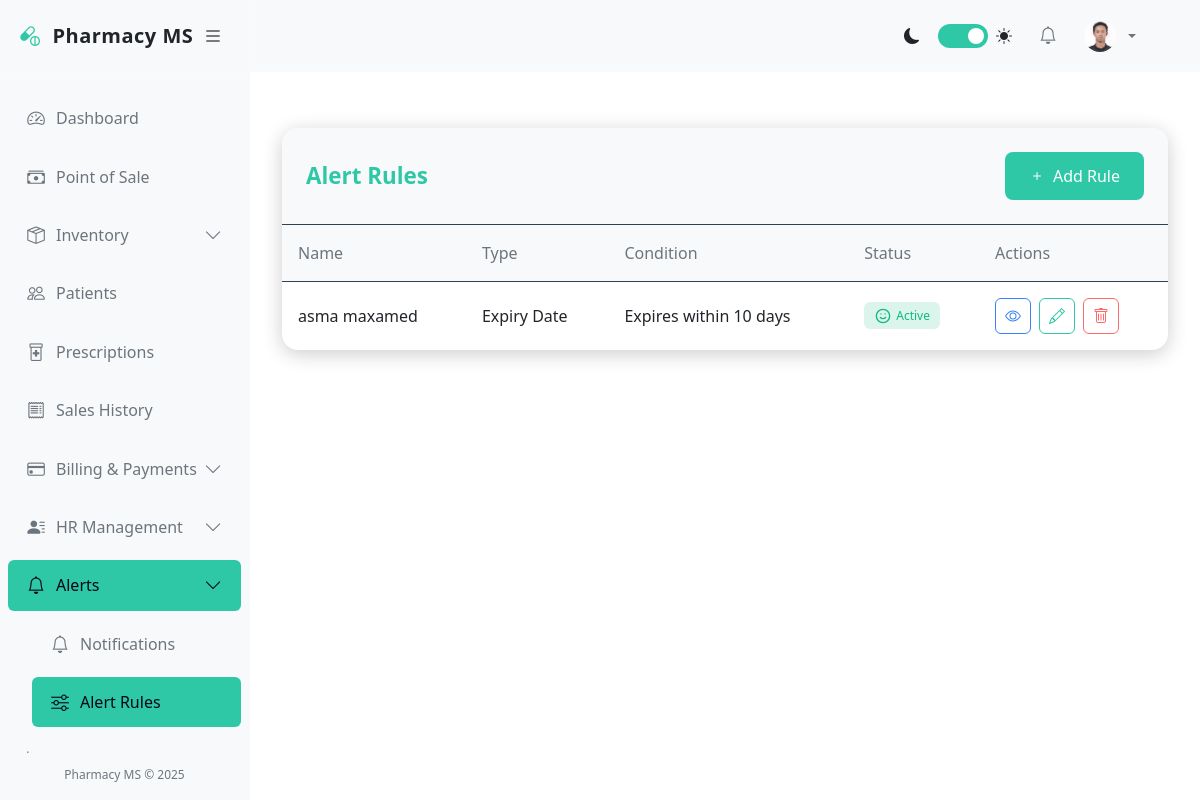
Screenshot of /pharmacy/alerts/rules/ (signed in) with the database file from the repository.
### accounts/models.py (models this page shows, shortened)
class User(AbstractUser):
    GENDER_CHOICES = (
        ('M', 'Male'),
        ('F', 'Female'),
        ('O', 'Other'),
    )
    ROLES = (
        ('admin', 'Administrator'),
        ('pharmacist', 'Pharmacist'),
        ('cashier', 'Cashier'),
        ('manager', 'Manager'),
        ('staff', 'Staff'),
    )
    role = models.CharField(max_length=20, choices=ROLES, default='staff')
    gender = models.CharField(max_length=1, choices=GENDER_CHOICES, blank=True, null=True)
    phone = models.CharField(max_length=20, blank=True, null=True)
    address = models.TextField(blank=True, null=True)
    date_of_birth = models.DateField(blank=True, null=True)
    hire_date = models.DateField(blank=True, null=True)
    profile_picture = models.ImageField(upload_to='profile_pics/', blank=True, null=True)
    is_active = models.BooleanField(default=True)

### pharmacy/models.py (models this page shows, shortened)
class AlertRule(models.Model):
    ALERT_TYPES = (
        ('low_stock', 'Low Stock'),
        ('expiry', 'Expiry Date'),
        ('refill', 'Prescription Refill'),
        ('custom', 'Custom Alert'),
    )
    CONDITION_CHOICES = (
        ('lt', 'Less Than'),
        ('lte', 'Less Than or Equal'),
        ('gt', 'Greater Than'),
        ('gte', 'Greater Than or Equal'),
        ('eq', 'Equal To'),
    )
    name = models.CharField(max_length=100)
    alert_type = models.CharField(max_length=20, choices=ALERT_TYPES)
    condition = models.CharField(max_length=10, choices=CONDITION_CHOICES, blank=True, null=True)
    threshold = models.IntegerField(blank=True, null=True)
    days_before = models.IntegerField(blank=True, null=True, help_text="Days before expiry to alert")
    product = models.ForeignKey(Product, on_delete=models.CASCADE, blank=True, null=True)
    is_active = models.BooleanField(default=True)
    recipients = models.ManyToManyField(User, related_name='alert_rules')
    parameters = models.JSONField(blank=True, null=True)
    created_at = models.DateTimeField(auto_now_add=True)
    updated_at = models.DateTimeField(auto_now=True)
    def get_alert_condition(self):
        if self.alert_type == 'low_stock':
            return f"Stock {self.get_condition_display()} {self.threshold}"
        elif self.alert_type == 'expiry':
            return f"Expires within {self.days_before} days"
        return "Custom condition"

### pharmacy/views.py (the view)
# urls.py: path('alerts/rules/', views.alert_rules, name='alert_rules'),
@login_required
def alert_rules(request):
    rules = AlertRule.objects.all()
    return render(request, 'pharmacy/alerts/alert_rules.html', {'alert_rules': rules})

### pharmacy/templates/pharmacy/alerts/alert_rules.html (shortened to what this page needs)
{% extends "base.html" %}
{% block content %}
<div class="alert-rules-container">
    <div class="alert-rules-header">
        <h1 class="alert-rules-title">Alert Rules</h1>
        <a href="{% url 'alert_rule_create' %}" class="btn btn-primary">
            <svg xmlns="http://www.w3.org/2000/svg" width="16" height="16" fill="currentColor" viewBox="0 0 16 16">
                <path d="M8 4a.5.5 0 0 1 .5.5v3h3a.5.5 0 0 1 0 1h-3v3a.5.5 0 0 1-1 0v-3h-3a.5.5 0 0 1 0-1h3v-3A.5.5 0 0 1 8 4z"/>
            </svg>
            Add Rule
        </a>
    </div>
    <div class="table-responsive">
        {% if alert_rules %}
        <table class="alert-rules-table">
            <thead>
                <tr>
                    <th>Name</th>
                    <th>Type</th>
                    <th>Condition</th>
                    <th>Status</th>
                    <th>Actions</th>
                </tr>
            </thead>
            <tbody>
                {% for rule in alert_rules %}
                <tr>
                    <td>{{ rule.name }}</td>
                    <td>{{ rule.get_alert_type_display }}</td>
                    <td>{{ rule.get_alert_condition }}</td>
                    <td>
                        {% if rule.is_active %}
                        <span class="badge badge-success">
                            Active
                        </span>
                        {% endif %}
                    </td>
                    <td class="table-actions">
                        <a href="{% url 'alert_rule_detail' rule.pk %}" class="btn btn-sm1 btn-outline-info" title="View">
                        </a>
                        <a href="{% url 'alert_rule_update' rule.pk %}" class="btn btn-sm1 btn-outline-primary" title="Edit">
                        </a>
                        <a href="{% url 'alert_rule_delete' rule.pk %}" class="btn btn-sm1 btn-outline-danger" title="Delete">
                        </a>
                    </td>
                </tr>
                {% endfor %}
            </tbody>
        </table>
        {% endif %}
    </div>
</div>
{% endblock %}

### pharmacy/templates/base.html (shortened to what this page needs)
<!DOCTYPE html>
<html lang="en">
<head>
    <link href="https://cdn.jsdelivr.net/npm/bootstrap@5.3.0/dist/css/bootstrap.min.css" rel="stylesheet">
    <link rel="stylesheet" href="https://cdn.jsdelivr.net/npm/bootstrap-icons@1.10.0/font/bootstrap-icons.css">
</head>
<body>
    <div class="d-flex">
        <div class="sidebar" id="sidebar">
            <div class="sidebar-header">
                <a href="{% url 'dashboard' %}" class="sidebar-brand">
                    <i class="bi bi-capsule-pill sidebar-brand-icon"></i>
                    <span id="sidebar-title">Pharmacy MS</span>
                </a>
                <button class="toggle-btn" id="toggle-sidebar">
                    <i class="bi bi-list"></i>
                </button>
            </div>
            <div class="px-2 py-3" style="height: calc(100% - 120px); overflow-y: auto;">
                <ul class="nav flex-column">
                    <li class="nav-item">
                        <a class="nav-link {% if request.resolver_match.url_name == 'dashboard' %}active{% endif %}"
                            href="{% url 'dashboard' %}">
                            <i class="bi bi-speedometer2"></i>
                            <span class="nav-link-text ms-2">Dashboard</span>
                        </a>
                    </li>
                    <li class="nav-item">
                        <a class="nav-link {% if 'pos' in request.resolver_match.url_name %}active{% endif %}"
                            href="{% url 'pos' %}">
                            <i class="bi bi-cash-stack"></i>
                            <span class="nav-link-text ms-2">Point of Sale</span>
                        </a>
                    </li>
                    <li class="nav-item">
                        <a class="nav-link "
                            data-bs-toggle="collapse" href="#inventoryCollapse">
                            <i class="bi bi-box-seam"></i>
                            <span class="nav-link-text ms-2">Inventory</span>
                            <i class="bi bi-chevron-down collapse-icon ms-auto"></i>
                        </a>
                    </li>
                    <li class="nav-item">
                        <a class="nav-link {% if 'patient' in request.resolver_match.url_name %}active{% endif %}"
                            href="{% url 'patient_list' %}">
                            <i class="bi bi-people"></i>
                            <span class="nav-link-text ms-2">Patients</span>
                        </a>
                    </li>
                    <li class="nav-item">
                        <a class="nav-link {% if 'prescription' in request.resolver_match.url_name %}active{% endif %}"
                            href="{% url 'prescription_list' %}">
                            <i class="bi bi-prescription2"></i>
                            <span class="nav-link-text ms-2">Prescriptions</span>
                        </a>
                    </li>
                    <li class="nav-item">
                        <a class="nav-link {% if 'sale' in request.resolver_match.url_name and 'pos' not in request.resolver_match.url_name %}active{% endif %}"
                            href="{% url 'sale_list' %}">
                            <i class="bi bi-receipt"></i>
                            <span class="nav-link-text ms-2">Sales History</span>
                        </a>
                    </li>
                    <li class="nav-item">
                        <a class="nav-link {% if 'billing' in request.resolver_match.url_name or 'payment' in request.resolver_match.url_name %}active{% endif %}"
                            data-bs-toggle="collapse" href="#billingCollapse">
                            <i class="bi bi-credit-card"></i>
                            <span class="nav-link-text ms-2">Billing & Payments</span>
                            <i class="bi bi-chevron-down collapse-icon ms-auto"></i>
                        </a>
                    </li>
                    <li class="nav-item">
                        <a class="nav-link {% if 'user' in request.resolver_match.url_name or 'attendance' in request.resolver_match.url_name or 'payroll' in request.resolver_match.url_name %}active{% endif %}"
                            data-bs-toggle="collapse" href="#hrCollapse">
                            <i class="bi bi-person-lines-fill"></i>
                            <span class="nav-link-text ms-2">HR Management</span>
                            <i class="bi bi-chevron-down collapse-icon ms-auto"></i>
                        </a>
                    </li>
                    <li class="nav-item">
                        <a class="nav-link {% if 'notification' in request.resolver_match.url_name or 'alert_rule' in request.resolver_match.url_name %}active{% endif %}"
                            data-bs-toggle="collapse" href="#alertsCollapse">
                            <i class="bi bi-bell"></i>
                            <span class="nav-link-text ms-2">Alerts</span>
                            <i class="bi bi-chevron-down collapse-icon ms-auto"></i>
                        </a>
                        <div class="collapse {% if 'notification' in request.resolver_match.url_name or 'alert_rule' in request.resolver_match.url_name %}show{% endif %}"
                            id="alertsCollapse">
                            <ul class="nav flex-column ps-4">
                                <li class="nav-item">
                                    <a class="nav-link {% if 'notification' in request.resolver_match.url_name %}active{% endif %}"
                                        href="{% url 'notification_list' %}">
                                        <i class="bi bi-bell"></i>
                                        <span class="nav-link-text ms-2">Notifications</span>
                                    </a>
                                </li>
                                <li class="nav-item">
                                    <a class="nav-link {% if 'alert_rule' in request.resolver_match.url_name %}active{% endif %}"
                                        href="{% url 'alert_rules' %}">
                                        <i class="bi bi-sliders"></i>
                                        <span class="nav-link-text ms-2">Alert Rules</span>
                                    </a>
                                </li>
                            </ul>
                        </div>
                    </li>
                    <li class="nav-item">
                        <a class="nav-link {% if 'report' in request.resolver_match.url_name %}active{% endif %}"
                            data-bs-toggle="collapse" href="#reportsCollapse">
                            <i class="bi bi-graph-up"></i>
                            <span class="nav-link-text ms-2">Reports</span>
                            <i class="bi bi-chevron-down collapse-icon ms-auto"></i>
                        </a>
                    </li>
                </ul>
            </div>
            <div class="sidebar-footer">
                Pharmacy MS &copy; 2025
            </div>
        </div>
        <div class="main-content flex-grow-1" id="main-content">
            <nav class="navbar navbar-expand-lg navbar-light bg-light border-bottom">
                <div class="container-fluid">
                    <div class="collapse navbar-collapse" id="navbarSupportedContent">
                        <ul class="navbar-nav ms-auto align-items-center">
                            <li class="nav-item me-3">
                                <div class="d-flex align-items-center">
                                    <i class="bi bi-moon-fill me-2"></i>
                                    <label class="theme-switch">
                                        <span class="slider"></span>
                                    </label>
                                    <i class="bi bi-sun-fill ms-2"></i>
                                </div>
                            </li>
                            <li class="nav-item dropdown me-2">
                                <a class="nav-link position-relative" href="#" id="notificationsDropdown" role="button"
                                    data-bs-toggle="dropdown">
                                    <i class="bi bi-bell"></i>
                                </a>
                            </li>
                            <li class="nav-item dropdown">
                                <a class="nav-link dropdown-toggle d-flex align-items-center" href="#" id="userDropdown"
                                    role="button" data-bs-toggle="dropdown">
                                    {% if user.profile_picture %}
                                    <img src="{{ user.profile_picture.url }}" class="rounded-circle me-2" width="32"
                                        height="32" alt="Profile">
                                    {% else %}
                                    <i class="bi bi-person-circle me-2"></i>
                                    {% endif %}
                                </a>
                            </li>
                        </ul>
                    </div>
                </div>
            </nav>
            <div class="container-fluid py-4">
                {% block content %}{% endblock %}
            </div>
        </div>
    </div>
</body>
</html>

### rows the page displays
User: profile_picture (picture)
AlertRule: name "asma maxamed", alert_type "Expiry Date", get_alert_condition "Expires within 10 days", is_active True (drawn)
